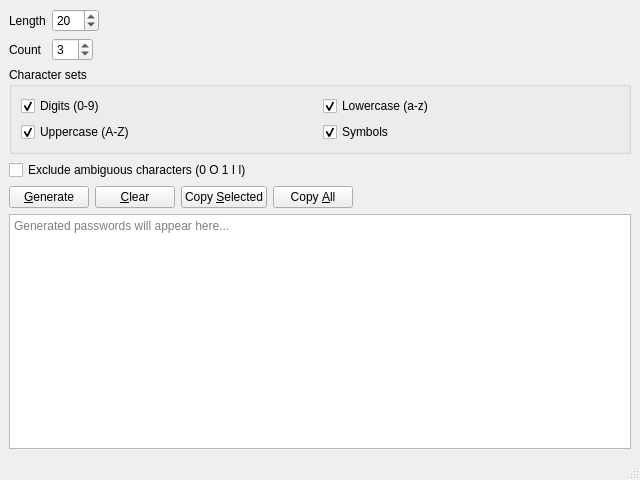
<?xml version="1.0" encoding="UTF-8"?>
<ui version="4.0">
 <class>MainWindow</class>
 <widget class="QMainWindow" name="MainWindow">
  <property name="geometry">
   <rect>
    <x>0</x>
    <y>0</y>
    <width>640</width>
    <height>480</height>
   </rect>
  </property>
  <property name="windowTitle">
   <string>Password Generator</string>
  </property>
  <widget class="QWidget" name="centralwidget">
   <layout class="QVBoxLayout" name="verticalLayout">
    <item>
     <layout class="QFormLayout" name="formLayout">
      <property name="fieldGrowthPolicy">
       <enum>QFormLayout::FieldsStayAtSizeHint</enum>
      </property>
      <item row="0" column="0">
       <widget class="QLabel" name="labelLength">
        <property name="text">
         <string>Length</string>
        </property>
       </widget>
      </item>
      <item row="0" column="1">
       <widget class="QSpinBox" name="spinLength">
        <property name="minimum">
         <number>4</number>
        </property>
        <property name="maximum">
         <number>128</number>
        </property>
        <property name="value">
         <number>20</number>
        </property>
       </widget>
      </item>
      <item row="1" column="0">
       <widget class="QLabel" name="labelCount">
        <property name="text">
         <string>Count</string>
        </property>
       </widget>
      </item>
      <item row="1" column="1">
       <widget class="QSpinBox" name="spinCount">
        <property name="minimum">
         <number>1</number>
        </property>
        <property name="maximum">
         <number>50</number>
        </property>
        <property name="value">
         <number>3</number>
        </property>
       </widget>
      </item>
     </layout>
    </item>
    <item>
     <widget class="QGroupBox" name="groupSets">
      <property name="title">
       <string>Character sets</string>
      </property>
      <layout class="QGridLayout" name="gridLayout">
       <item row="0" column="0">
        <widget class="QCheckBox" name="chkDigits">
         <property name="text">
          <string>Digits (0-9)</string>
         </property>
         <property name="checked">
          <bool>true</bool>
         </property>
        </widget>
       </item>
       <item row="0" column="1">
        <widget class="QCheckBox" name="chkLower">
         <property name="text">
          <string>Lowercase (a-z)</string>
         </property>
         <property name="checked">
          <bool>true</bool>
         </property>
        </widget>
       </item>
       <item row="1" column="0">
        <widget class="QCheckBox" name="chkUpper">
         <property name="text">
          <string>Uppercase (A-Z)</string>
         </property>
         <property name="checked">
          <bool>true</bool>
         </property>
        </widget>
       </item>
       <item row="1" column="1">
        <widget class="QCheckBox" name="chkSymbols">
         <property name="text">
          <string>Symbols</string>
         </property>
         <property name="checked">
          <bool>true</bool>
         </property>
        </widget>
       </item>
      </layout>
     </widget>
    </item>
    <item>
     <widget class="QCheckBox" name="chkExcludeAmbiguous">
      <property name="text">
       <string>Exclude ambiguous characters (0 O 1 I l)</string>
      </property>
     </widget>
    </item>
    <item>
     <layout class="QHBoxLayout" name="layoutButtons">
      <item>
       <widget class="QPushButton" name="btnGenerate">
        <property name="text">
         <string>&amp;Generate</string>
        </property>
       </widget>
      </item>
      <item>
       <widget class="QPushButton" name="btnClear">
        <property name="text">
         <string>&amp;Clear</string>
        </property>
       </widget>
      </item>
      <item>
       <widget class="QPushButton" name="btnCopySelected">
        <property name="text">
         <string>Copy &amp;Selected</string>
        </property>
       </widget>
      </item>
      <item>
       <widget class="QPushButton" name="btnCopyAll">
        <property name="text">
         <string>Copy &amp;All</string>
        </property>
       </widget>
      </item>
      <item>
       <spacer name="horizontalSpacer">
        <property name="orientation">
         <enum>Qt::Horizontal</enum>
        </property>
        <property name="sizeHint" stdset="0">
         <size>
          <width>40</width>
          <height>20</height>
         </size>
        </property>
       </spacer>
      </item>
     </layout>
    </item>
    <item>
      <widget class="QPlainTextEdit" name="txtResult">
       <property name="readOnly">
        <bool>true</bool>
       </property>
       <property name="placeholderText">
        <string>Generated passwords will appear here...</string>
       </property>
      </widget>
    </item>
   </layout>
  </widget>
  <widget class="QMenuBar" name="menubar">
   <property name="geometry">
    <rect>
     <x>0</x>
     <y>0</y>
     <width>640</width>
     <height>22</height>
    </rect>
   </property>
  </widget>
  <widget class="QStatusBar" name="statusbar"/>
 </widget>
 <resources/>
 <connections/>
</ui>
